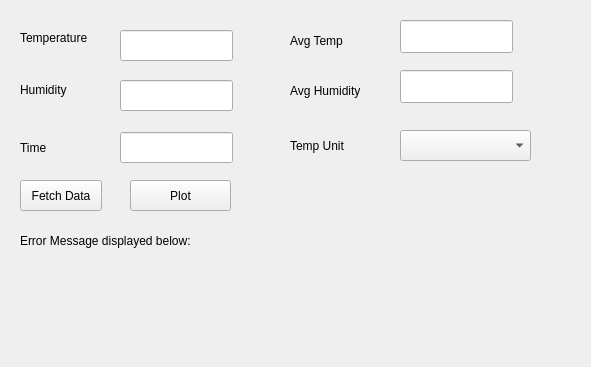
<?xml version="1.0" encoding="UTF-8"?>
<ui version="4.0">
 <class>TemperatureQT</class>
 <widget class="QMainWindow" name="TemperatureQT">
  <property name="geometry">
   <rect>
    <x>0</x>
    <y>0</y>
    <width>591</width>
    <height>367</height>
   </rect>
  </property>
  <property name="windowTitle">
   <string>TemperatureQT</string>
  </property>
  <property name="unifiedTitleAndToolBarOnMac">
   <bool>false</bool>
  </property>
  <widget class="QWidget" name="centralwidget">
   <widget class="QLabel" name="label">
    <property name="geometry">
     <rect>
      <x>20</x>
      <y>30</y>
      <width>91</width>
      <height>16</height>
     </rect>
    </property>
    <property name="text">
     <string>Temperature</string>
    </property>
   </widget>
   <widget class="QLabel" name="label_2">
    <property name="geometry">
     <rect>
      <x>20</x>
      <y>80</y>
      <width>71</width>
      <height>20</height>
     </rect>
    </property>
    <property name="text">
     <string>Humidity</string>
    </property>
   </widget>
   <widget class="QLabel" name="label_3">
    <property name="geometry">
     <rect>
      <x>20</x>
      <y>140</y>
      <width>61</width>
      <height>15</height>
     </rect>
    </property>
    <property name="text">
     <string>Time</string>
    </property>
   </widget>
   <widget class="QPushButton" name="pushButton">
    <property name="geometry">
     <rect>
      <x>20</x>
      <y>180</y>
      <width>82</width>
      <height>31</height>
     </rect>
    </property>
    <property name="text">
     <string>Fetch Data</string>
    </property>
   </widget>
   <widget class="QLineEdit" name="lineEdit">
    <property name="geometry">
     <rect>
      <x>120</x>
      <y>30</y>
      <width>113</width>
      <height>31</height>
     </rect>
    </property>
   </widget>
   <widget class="QLineEdit" name="lineEdit_2">
    <property name="geometry">
     <rect>
      <x>120</x>
      <y>80</y>
      <width>113</width>
      <height>31</height>
     </rect>
    </property>
   </widget>
   <widget class="QLineEdit" name="lineEdit_3">
    <property name="geometry">
     <rect>
      <x>120</x>
      <y>132</y>
      <width>113</width>
      <height>31</height>
     </rect>
    </property>
   </widget>
   <widget class="QLabel" name="label_4">
    <property name="geometry">
     <rect>
      <x>20</x>
      <y>270</y>
      <width>211</width>
      <height>61</height>
     </rect>
    </property>
    <property name="text">
     <string/>
    </property>
   </widget>
   <widget class="QPushButton" name="pushButton_2">
    <property name="geometry">
     <rect>
      <x>130</x>
      <y>180</y>
      <width>101</width>
      <height>31</height>
     </rect>
    </property>
    <property name="text">
     <string>Plot</string>
    </property>
   </widget>
   <widget class="QLabel" name="label_5">
    <property name="geometry">
     <rect>
      <x>20</x>
      <y>230</y>
      <width>231</width>
      <height>21</height>
     </rect>
    </property>
    <property name="text">
     <string>Error Message displayed below:</string>
    </property>
   </widget>
   <widget class="QLabel" name="label_6">
    <property name="geometry">
     <rect>
      <x>290</x>
      <y>30</y>
      <width>81</width>
      <height>21</height>
     </rect>
    </property>
    <property name="text">
     <string>Avg Temp</string>
    </property>
   </widget>
   <widget class="QLabel" name="label_7">
    <property name="geometry">
     <rect>
      <x>290</x>
      <y>80</y>
      <width>101</width>
      <height>21</height>
     </rect>
    </property>
    <property name="text">
     <string>Avg Humidity</string>
    </property>
   </widget>
   <widget class="QLineEdit" name="lineEdit_4">
    <property name="geometry">
     <rect>
      <x>400</x>
      <y>20</y>
      <width>113</width>
      <height>33</height>
     </rect>
    </property>
   </widget>
   <widget class="QLineEdit" name="lineEdit_5">
    <property name="geometry">
     <rect>
      <x>400</x>
      <y>70</y>
      <width>113</width>
      <height>33</height>
     </rect>
    </property>
   </widget>
   <widget class="QComboBox" name="comboBox">
    <property name="geometry">
     <rect>
      <x>400</x>
      <y>130</y>
      <width>131</width>
      <height>31</height>
     </rect>
    </property>
   </widget>
   <widget class="QLabel" name="label_8">
    <property name="geometry">
     <rect>
      <x>290</x>
      <y>130</y>
      <width>81</width>
      <height>31</height>
     </rect>
    </property>
    <property name="text">
     <string>Temp Unit</string>
    </property>
   </widget>
  </widget>
 </widget>
 <resources/>
 <connections/>
</ui>
